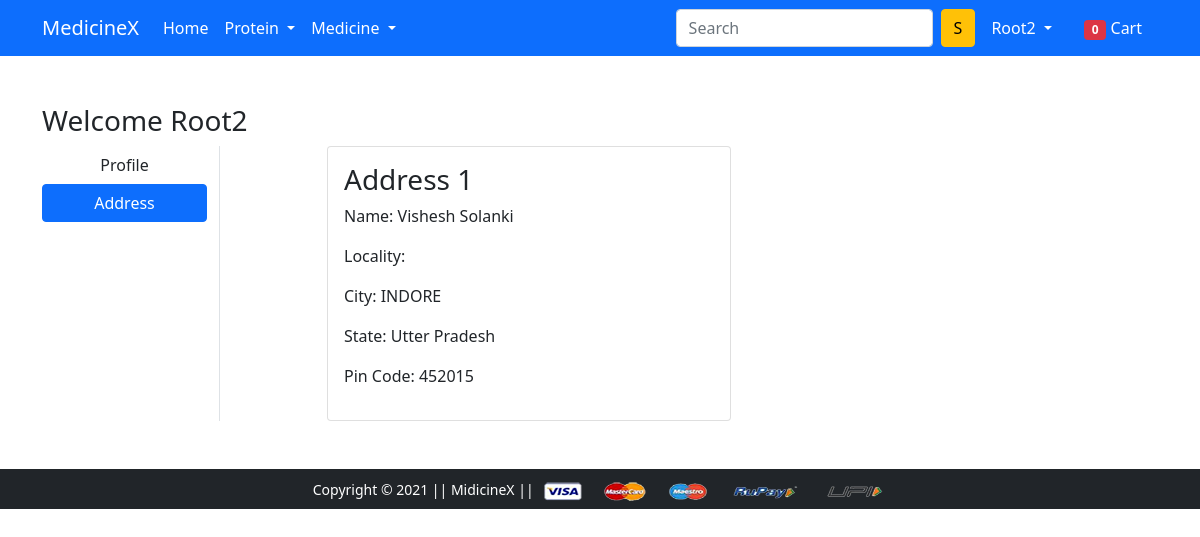
/address/ (signed in), run on an earlier commit of the app's database.
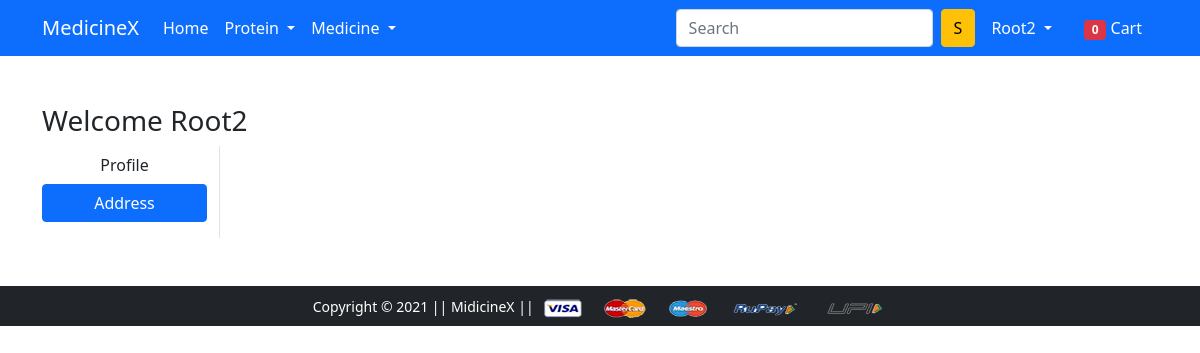
And on a later commit of the database.
### app/models.py (models this page shows, shortened)
class Customer(models.Model):
    user = models.ForeignKey(User, on_delete=models.CASCADE)
    name = models.CharField(max_length=200)
    location = models.CharField(max_length=200)
    city = models.CharField(max_length=100)
    zipcode = models.IntegerField()
    state = models.CharField(choices=STATE_CHOICES, max_length=100)

### app/views.py (the view)
# urls.py: path('address/', views.address, name='address'),
@login_required
def address(request):
    total_item = 0
    if request.user.is_authenticated:
        total_item = len(Cart.objects.filter(user=request.user))
    add = Customer.objects.filter(user=request.user)
    return render(request, 'app/address.html', {'add':add, 'active':'btn-primary', 'total_item':total_item})

### app/templates/app/address.html (shortened to what this page needs)
{% extends 'app/base.html' %}
{% load static %}
{% block main-content %}
<div class="container my-5">
 <div class="row">
 <h3>Welcome <span class='text-capitalize'>{{request.user}}</span></h3>
  <div class="col-sm-2 border-end">
   <ul class="list-unstyled">
    <li class="d-grid"><a href="{% url 'profile' %}" class= "btn">Profile</a></li>
    <li class="d-grid"><a href="{% url 'address' %}" class="btn {{active}}">Address</a></li>
   </ul>
  </div>
  <div class="col-sm-9 offset-sm-1">
   <div class="row">
    {% for ad in add %}
    <div class="col-sm-6">
     <div class="card">
      <div class="card-body">
       <h3>Address {{forloop.counter}}</h3>
       <p>Name: {{ad.name}}</p>
       <p>Locality: {{ad.Locality}}</p>
       <p>City: {{ad.city}}</p>
       <p>State: {{ad.state}}</p>
       <p>Pin Code: {{ad.zipcode}}</p>
      </div>
     </div>
    </div>
    {% endfor %}
   </div>
  </div>
 </div>
</div>
{% endblock main-content %}

What changed in the data, as far as the page shows it:
removed Customer: name "Vishesh Solanki", city "INDORE", state "Utter Pradesh", zipcode "452015"
